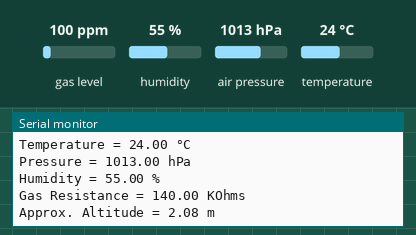
Recording of a sketch running on a simulated ESP32. Shown: the last lines printed to the serial monitor. Inputs (shaded band) come from the test bench; at power-on: gas level 100 ppm, humidity 55 %, air pressure 1013 hPa, temperature 24 °C.

Above: at 1.2 s.
1.3 s: gas level set to 20 ppm
At 1.64 s:
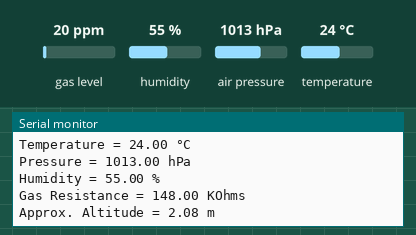
2.8 s: humidity set to 22 %
At 3.19 s:
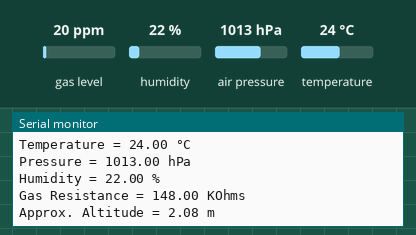
4.3 s: air pressure set to 952 hPa
At 4.49 s:
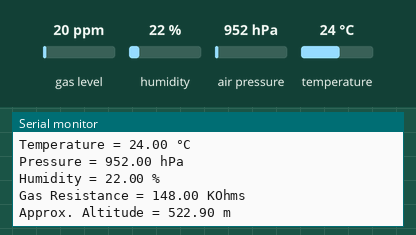

The sketch:

interface.ino
```cpp
#include <Wire.h>
#include <Adafruit_Sensor.h>
#include <Adafruit_BME680.h>

#define SDA_PIN 6
#define SCL_PIN 7
#define SEALEVELPRESSURE_HPA (1013.25)

Adafruit_BME680 bme;

void setup() {
  Serial.begin(115200);

  // Initialize I2C on GPIO6 and GPIO7
  Wire.begin(SDA_PIN, SCL_PIN);

  // Initialize BME680
  if (!bme.begin()) {     // If your sensor uses address 0x77, use bme.begin(0x77)
    Serial.println("Could not find a valid BME680 sensor!");
    while (1);
  }

  // Oversampling settings
  bme.setTemperatureOversampling(BME680_OS_8X);
  bme.setHumidityOversampling(BME680_OS_2X);
  bme.setPressureOversampling(BME680_OS_4X);
  bme.setIIRFilterSize(BME680_FILTER_SIZE_3);

  // Gas sensor heater
  bme.setGasHeater(320, 150);

  Serial.println("BME680 initialized!");
}

void loop() {
  if (!bme.performReading()) {
    Serial.println("Failed to perform reading");
    return;
  }

  Serial.print("Temperature = ");
  Serial.print(bme.temperature);
  Serial.println(" °C");

  Serial.print("Pressure = ");
  Serial.print(bme.pressure / 100.0);
  Serial.println(" hPa");

  Serial.print("Humidity = ");
  Serial.print(bme.humidity);
  Serial.println(" %");

  Serial.print("Gas Resistance = ");
  Serial.print(bme.gas_resistance / 1000.0);
  Serial.println(" KOhms");

  Serial.print("Approx. Altitude = ");
  Serial.print(bme.readAltitude(SEALEVELPRESSURE_HPA));
  Serial.println(" m");

  Serial.println();
  delay(100);
}
```

Measured:
- after the input at 1.3 s, the serial monitor: prints a new line after 0.15 s (image 1)
- after the input at 2.8 s, the serial monitor: prints a new line after 0.21 s (image 2)
- after the input at 4.3 s, the serial monitor: prints a new line at once (image 3)
